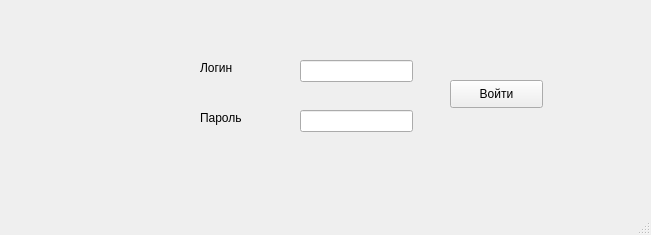
<?xml version="1.0" encoding="UTF-8"?>
<ui version="4.0">
 <class>MainWindow</class>
 <widget class="QMainWindow" name="MainWindow">
  <property name="geometry">
   <rect>
    <x>0</x>
    <y>0</y>
    <width>651</width>
    <height>235</height>
   </rect>
  </property>
  <property name="windowTitle">
   <string>MainWindow</string>
  </property>
  <widget class="QWidget" name="centralwidget">
   <widget class="QLineEdit" name="login">
    <property name="geometry">
     <rect>
      <x>300</x>
      <y>60</y>
      <width>113</width>
      <height>22</height>
     </rect>
    </property>
   </widget>
   <widget class="QLineEdit" name="password">
    <property name="geometry">
     <rect>
      <x>300</x>
      <y>110</y>
      <width>113</width>
      <height>22</height>
     </rect>
    </property>
   </widget>
   <widget class="QLabel" name="label">
    <property name="geometry">
     <rect>
      <x>200</x>
      <y>60</y>
      <width>55</width>
      <height>16</height>
     </rect>
    </property>
    <property name="text">
     <string>Логин</string>
    </property>
   </widget>
   <widget class="QLabel" name="label_2">
    <property name="geometry">
     <rect>
      <x>200</x>
      <y>110</y>
      <width>55</width>
      <height>16</height>
     </rect>
    </property>
    <property name="text">
     <string>Пароль</string>
    </property>
   </widget>
   <widget class="QPushButton" name="enter_t">
    <property name="geometry">
     <rect>
      <x>450</x>
      <y>80</y>
      <width>93</width>
      <height>28</height>
     </rect>
    </property>
    <property name="text">
     <string>Войти</string>
    </property>
   </widget>
  </widget>
  <widget class="QMenuBar" name="menubar">
   <property name="geometry">
    <rect>
     <x>0</x>
     <y>0</y>
     <width>651</width>
     <height>26</height>
    </rect>
   </property>
  </widget>
  <widget class="QStatusBar" name="statusbar"/>
 </widget>
 <resources/>
 <connections/>
</ui>
